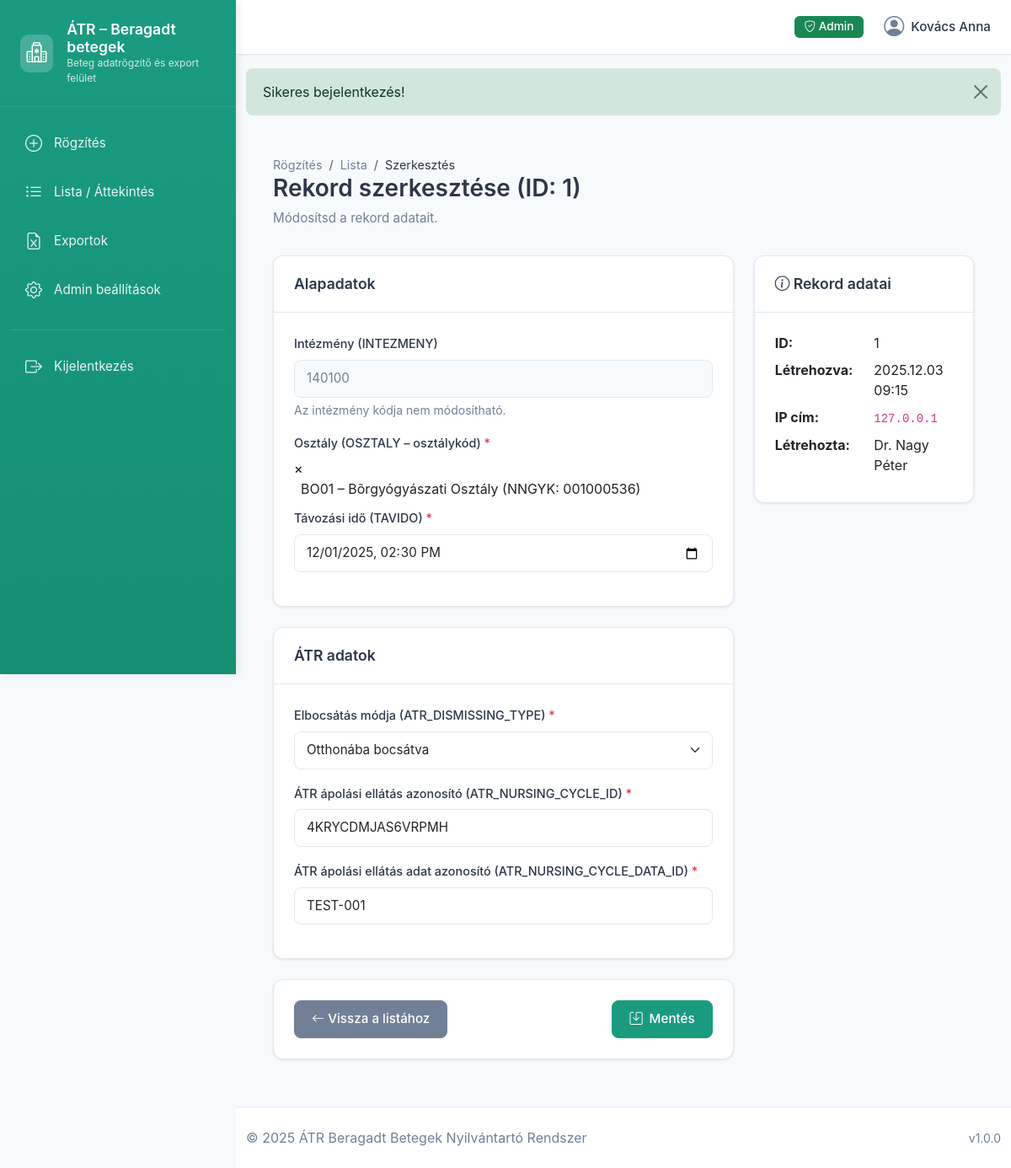
The app's page /edit.php?id=1 (signed in) with its own data.
### tables this page shows
CREATE TABLE IF NOT EXISTS atr_records (
    id INT AUTO_INCREMENT PRIMARY KEY,
    intezmeny VARCHAR(10) NOT NULL COMMENT 'Fixed value: 140100',
    osztaly VARCHAR(20) NOT NULL COMMENT '9 character NNGYK/NNK9 code',
    tavido DATETIME NOT NULL COMMENT 'Távozási idő',
    atr_dismissing_type VARCHAR(50) NOT NULL COMMENT 'Elbocsátás módja',
    atr_nursing_cycle_id VARCHAR(100) NULL DEFAULT NULL COMMENT 'ÁTR ápolási ciklus azonosító (opcionális)',
    atr_nursing_cycle_data_id VARCHAR(100) NOT NULL COMMENT 'ÁTR ápolási ciklus adat azonosító',
    created_ip VARCHAR(45) NOT NULL COMMENT 'IP address of creator (IPv4/IPv6)',
    created_at DATETIME NOT NULL DEFAULT CURRENT_TIMESTAMP,
    created_by_admin_id INT NULL COMMENT 'Admin who created this record',
    INDEX idx_osztaly (osztaly),
    INDEX idx_tavido (tavido),
    INDEX idx_created_at (created_at),
    INDEX idx_created_by_admin (created_by_admin_id),
    FOREIGN KEY (created_by_admin_id) REFERENCES admins(id) ON DELETE SET NULL
);

### config/database.php (called while the page is built, shortened)
<?php
function getDbConnection() {
    static $pdo = null;
    if ($pdo === null) {
        try {
            $dsn = "mysql:host=" . DB_HOST . ";dbname=" . DB_NAME . ";charset=" . DB_CHARSET;
            $options = [
                PDO::ATTR_ERRMODE            => PDO::ERRMODE_EXCEPTION,
                PDO::ATTR_DEFAULT_FETCH_MODE => PDO::FETCH_ASSOC,
                PDO::ATTR_EMULATE_PREPARES   => false,
            ];
            $pdo = new PDO($dsn, DB_USER, DB_PASS, $options);
        } catch (PDOException $e) {
            die("Database connection failed: " . $e->getMessage());
        }
    }
    return $pdo;
}
function e($string) {
    return htmlspecialchars($string ?? '', ENT_QUOTES, 'UTF-8');
}

### models/AtrRecord.php (called while the page is built, shortened)
<?php
require_once __DIR__ . '/../config/database.php';
class AtrRecord {
    private $pdo;
    public function __construct() {
        $this->pdo = getDbConnection();
    }
    public function getById($id) {
        $sql = "SELECT
            r.*,
            a.display_name as creator_name
        FROM atr_records r
        LEFT JOIN admins a ON r.created_by_admin_id = a.id
        WHERE r.id = :id";
        $stmt = $this->pdo->prepare($sql);
        $stmt->execute([':id' => $id]);
        $result = $stmt->fetch();
        return $result ?: null;
    }
    public static function getDismissingTypes() {
        return [
            'OTHER_DEPARTMENT' => 'Belső kórházi áthelyezés',
            'OTHER_INSTITUTE' => 'Más fekvőbeteg gyógyintézetbe történő áthelyezés',
            'HOME' => 'Otthonába bocsátva',
            'DECEASED' => 'Meghalt',
            'PARTIAL_INVOICE' => 'Részszámla',
            'HOME_ADAPTATION' => 'Otthonába adaptációs szabadságra bocsátva',
            'LEFT_VOLUNTARILY' => 'Önkényesen távozott',
            'LEFT_SOCIAL_HOME' => 'Szociális otthonba távozott',
            'FOLLOW_RECORD' => 'Folytató rekord következik',
            'PARTIAL_REPORT' => 'Naparányos finanszírozás, részjelentés',
            'CLOSURE_CARE' => 'Naparányos finanszírozást megelőző ellátás lezárása',
            'HIGH_VALUE_DISPOSAL' => 'Nagy értékű, országosan még nem elterjedt műtéti eljárás előtti ápolás lezárása',
            'CHEMO_TP_PROTOCOL' => 'Kemoterápiás protokollváltás történt',
            'REFER_REHAB' => 'Otthonába bocsátva, rehabilitációra irányítva',
            'REFER_PRIO_REHAB' => 'Otthonába bocsátva, elsőbbségi rehabilitációs ellátás megszakítása miatt',
            'PARENTERAL_NUTRITION' => 'Otthoni parenterális táplálás',
        ];
    }
}

### includes/functions.php (called while the page is built, shortened)
<?php
function formatDateTime($datetime) {
    $dt = new DateTime($datetime);
    return $dt->format('Y.m.d H:i');
}
function formatDateTimeLocal($datetime) {
    $dt = new DateTime($datetime);
    return $dt->format('Y-m-d\TH:i');
}

### public/edit.php (the view, shortened to what this page needs)
<?php
require_once __DIR__ . '/../config/database.php';
require_once __DIR__ . '/../includes/functions.php';
require_once __DIR__ . '/../models/AtrRecord.php';
$id = isset($_GET['id']) ? (int)$_GET['id'] : 0;
$atrRecord = new AtrRecord();
$record = $atrRecord->getById($id);
$dismissingTypes = AtrRecord::getDismissingTypes();
include __DIR__ . '/../includes/header.php';
?>
<div class="container-fluid">
    <div class="row">
        <div class="col-12">
            <div class="page-header">
                <nav aria-label="breadcrumb">
                    <ol class="breadcrumb">
                        <li class="breadcrumb-item"><a href="index.php">Rögzítés</a></li>
                        <li class="breadcrumb-item"><a href="list.php">Lista</a></li>
                        <li class="breadcrumb-item active" aria-current="page">Szerkesztés</li>
                    </ol>
                </nav>
                <h1 class="page-title">Rekord szerkesztése (ID: <?= e($record['id']) ?>)</h1>
                <p class="page-subtitle">Módosítsd a rekord adatait.</p>
            </div>
        </div>
    </div>
    <form method="POST" action="edit.php?id=<?= $id ?>" id="atrForm">
        <div class="row">
            <div class="col-lg-8">
                <div class="card">
                    <div class="card-header">
                        Alapadatok
                    </div>
                    <div class="card-body">
                        <div class="mb-3">
                            <label for="intezmeny" class="form-label">
                                Intézmény (INTEZMENY)
                            </label>
                            <input
                                type="text"
                                class="form-control"
                                id="intezmeny"
                                value="<?= e($record['intezmeny']) ?>"
                                readonly
                                disabled
                            >
                            <div class="form-text">
                                Az intézmény kódja nem módosítható.
                            </div>
                        </div>
                        <div class="mb-3">
                            <label for="osztaly" class="form-label">
                                Osztály (OSZTALY – osztálykód) <span class="text-danger">*</span>
                            </label>
                        </div>
                        <div class="mb-3">
                            <label for="tavido" class="form-label">
                                Távozási idő (TAVIDO) <span class="text-danger">*</span>
                            </label>
                            <input
                                type="datetime-local"
                                class="form-control"
                                id="tavido"
                                name="tavido"
                                value="<?= formatDateTimeLocal($record['tavido']) ?>"
                                required
                            >
                        </div>
                    </div>
                </div>
                <div class="card">
                    <div class="card-header">
                        ÁTR adatok
                    </div>
                    <div class="card-body">
                        <div class="mb-3">
                            <label for="atr_dismissing_type" class="form-label">
                                Elbocsátás módja (ATR_DISMISSING_TYPE) <span class="text-danger">*</span>
                            </label>
                            <select
                                class="form-select"
                                id="atr_dismissing_type"
                                name="atr_dismissing_type"
                                required
                            >
                                <?php foreach ($dismissingTypes as $key => $label): ?>
                                    <option value="<?= e($key) ?>" <?= $record['atr_dismissing_type'] === $key ? 'selected' : '' ?>>
                                        <?= e($label) ?>
                                    </option>
                                <?php endforeach; ?>
                            </select>
                        </div>
                        <div class="mb-3">
                            <label for="atr_nursing_cycle_id" class="form-label">
                                ÁTR ápolási ellátás azonosító (ATR_NURSING_CYCLE_ID) <span class="text-danger">*</span>
                            </label>
                            <input
                                type="text"
                                class="form-control"
                                id="atr_nursing_cycle_id"
                                name="atr_nursing_cycle_id"
                                value="<?= e($record['atr_nursing_cycle_id']) ?>"
                                required
                            >
                        </div>
                        <div class="mb-3">
                            <label for="atr_nursing_cycle_data_id" class="form-label">
                                ÁTR ápolási ellátás adat azonosító (ATR_NURSING_CYCLE_DATA_ID) <span class="text-danger">*</span>
                            </label>
                            <input
                                type="text"
                                class="form-control"
                                id="atr_nursing_cycle_data_id"
                                name="atr_nursing_cycle_data_id"
                                value="<?= e($record['atr_nursing_cycle_data_id']) ?>"
                                required
                            >
                        </div>
                    </div>
                </div>
                <div class="card">
                    <div class="card-body">
                        <div class="d-flex justify-content-between">
                            <a href="list.php" class="btn btn-secondary">
                                <i class="bi bi-arrow-left"></i> Vissza a listához
                            </a>
                            <button type="submit" class="btn btn-primary btn-icon">
                                <i class="bi bi-save"></i> Mentés
                            </button>
                        </div>
                    </div>
                </div>
            </div>
            <div class="col-lg-4">
                <div class="card">
                    <div class="card-header">
                        <i class="bi bi-info-circle"></i> Rekord adatai
                    </div>
                    <div class="card-body">
                        <dl class="row mb-0">
                            <dt class="col-sm-6">ID:</dt>
                            <dd class="col-sm-6"><?= e($record['id']) ?></dd>
                            <dt class="col-sm-6">Létrehozva:</dt>
                            <dd class="col-sm-6"><?= formatDateTime($record['created_at']) ?></dd>
                            <dt class="col-sm-6">IP cím:</dt>
                            <dd class="col-sm-6"><code><?= e($record['created_ip']) ?></code></dd>
                            <?php if ($record['creator_name']): ?>
                            <dt class="col-sm-6">Létrehozta:</dt>
                            <dd class="col-sm-6"><?= e($record['creator_name']) ?></dd>
                            <?php endif; ?>
                        </dl>
                    </div>
                </div>
            </div>
        </div>
    </form>
</div>
<?php include __DIR__ . '/../includes/footer.php'; ?>

### public/css/style.css (style rules this page uses)
:root { --sidebar-bg: #1a9b7f; --sidebar-hover: #168f73; --sidebar-active: #137763; --sidebar-width: 280px; --header-height: 65px; --primary-color: #1a9b7f; --text-dark: #2d3748; --text-muted: #718096; --border-color: #e2e8f0; --card-shadow: 0 1px 3px rgba(0, 0, 0, 0.1); }
* { margin: 0; padding: 0; box-sizing: border-box; }
body { font-family: -apple-system, BlinkMacSystemFont, 'Segoe UI', Roboto, 'Helvetica Neue', Arial, sans-serif; background-color: #f7fafc; color: var(--text-dark); overflow-x: hidden; }
.page-header { margin-bottom: 2rem; }
.page-title { font-size: 1.75rem; font-weight: 600; color: var(--text-dark); margin-bottom: 0.5rem; }
.page-subtitle { color: var(--text-muted); font-size: 0.95rem; }
.card { border: 1px solid var(--border-color); border-radius: 12px; box-shadow: var(--card-shadow); margin-bottom: 1.5rem; background: white; }
.card-header { background: white; border-bottom: 1px solid var(--border-color); padding: 1.25rem 1.5rem; font-weight: 600; font-size: 1.1rem; color: var(--text-dark); border-radius: 12px 12px 0 0 !important; }
.card-body { padding: 1.5rem; }
.form-label { font-weight: 500; color: var(--text-dark); margin-bottom: 0.5rem; font-size: 0.9rem; }
.form-control, .form-select { border: 1px solid var(--border-color); border-radius: 8px; padding: 0.625rem 0.875rem; font-size: 0.95rem; transition: all 0.2s ease; }
.form-control:disabled, .form-control[readonly] { background-color: #f7fafc; color: var(--text-muted); }
.form-text { color: var(--text-muted); font-size: 0.875rem; margin-top: 0.25rem; }
.btn { border-radius: 8px; padding: 0.625rem 1.25rem; font-weight: 500; font-size: 0.95rem; transition: all 0.2s ease; }
.btn-primary { background: var(--primary-color); border-color: var(--primary-color); }
.btn-secondary { background: #718096; border-color: #718096; }
.btn-icon { display: inline-flex; align-items: center; gap: 0.5rem; }
.breadcrumb { background: transparent; padding: 0; margin: 0; font-size: 0.9rem; }
.breadcrumb-item a { color: var(--text-muted); text-decoration: none; }
.breadcrumb-item.active { color: var(--text-dark); }

### records on screen
atr_records: id "1", intezmeny "140100", tavido "12/01/2025 14:30", atr_dismissing_type "Otthonába bocsátva", atr_nursing_cycle_id "4KRYCDMJAS6VRPMH", atr_nursing_cycle_data_id "TEST-001", created_at "2025.12.03 09:15", created_ip "127.0.0.1", created_by_admin.display_name "Dr. Nagy Péter"

### other values on screen
$currentAdmin['display_name'] "Kovács Anna"
$flashMessage['message'] "Sikeres bejelentkezés!"
